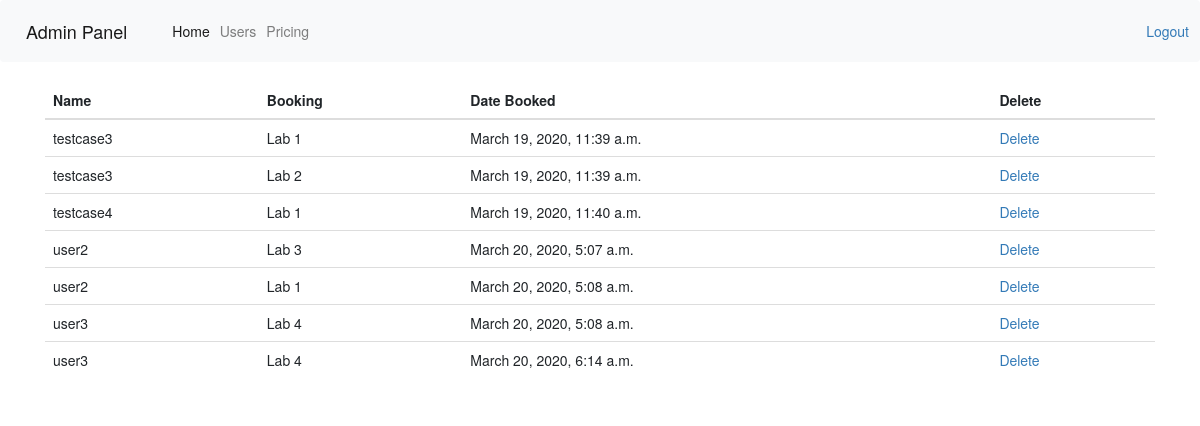
/adminp/ (signed in), run on the app's committed database.
### obsapp/models.py (models this page shows, shortened)
class Book(models.Model):
    customer=models.ForeignKey(Customer , null=True, on_delete=models.SET_NULL)
    facility=models.ForeignKey(Facility,null=True, on_delete=models.SET_NULL)
    date=models.DateTimeField(auto_now=True,null=True)

class Customer(models.Model):
    user=models.OneToOneField(User,null=True , on_delete=models.CASCADE)
    name=models.CharField(max_length=200,null=True)
    phone=models.CharField(max_length=200,null=True)
    email=models.CharField(max_length=200,null=True)
    date=models.DateTimeField(auto_now=True,null=True)
    def __str__(self):
        return self.name

class Facility(models.Model):
    fname=models.CharField(max_length=200,null=True)
    date=models.DateTimeField(auto_now=True,null=True)
    def __str__(self):
        return self.fname

### obsapp/decorators.py (the view)
    def wrapper_func(request,*args,**kwargs):
        group=None
        if request.user.groups.exists():
            group=request.user.groups.all()[0].name
        if group=='user':
            return redirect('')
        if group=='admin':
            return view_func(request,*args,**kwargs)

### obsapp/views.py (called while the page is built)
@admin_only
def adminPage(request):
    bookings=Book.objects.all()
    customer=Customer.objects.all()
    context={ 'bookings':bookings }
    return render(request,'adminpage.html',context)

### obsapp/templates/adminpage.html (shortened to what this page needs)
<!DOCTYPE html>
<html lang="en" dir="ltr">
  <head>
    <link rel="stylesheet" href="https://stackpath.bootstrapcdn.com/bootstrap/4.4.1/css/bootstrap.min.css">
    <link rel="stylesheet" href="https://stackpath.bootstrapcdn.com/bootstrap/4.4.1/css/bootstrap.min.css">
    <link rel="stylesheet" href="https://stackpath.bootstrapcdn.com/bootstrap/4.4.1/js/bootstrap.min.js">
    <link rel="stylesheet" href="https://stackpath.bootstrapcdn.com/bootstrap/4.4.1/js/bootstrap.bundle.min.js">
    <link rel="stylesheet" href="https://stackpath.bootstrapcdn.com/bootstrap/3.4.1/css/bootstrap.min.css">
    <link rel="stylesheet" href="https://stackpath.bootstrapcdn.com/bootstrap/3.4.1/css/bootstrap-theme.min.css">
  </head>
  <body>
    <nav class="navbar navbar-expand-lg navbar-light bg-light">
  <a class="navbar-brand" href="#">Admin Panel</a>
  <div class="collapse navbar-collapse" id="navbarNav">
    <ul class="navbar-nav">
      <li class="nav-item active">
        <a class="nav-link" href="#">Home</a>
      </li>
      <li class="nav-item">
        <a class="nav-link" href="{% url 'userd' %}">Users</a>
      </li>
      <li class="nav-item">
        <a class="nav-link" href="#">Pricing</a>
      </li>
    </ul>
  </div>
  <span id="log"><a href="{% url 'logout' %}">Logout</a></span>
</nav>
    <div class="container">
        <table class="table">
      <thead>
        <tr>
          <th scope="col">Name</th>
          <th scope="col">Booking</th>
          <th scope="col">Date Booked</th>
          <th scope='col'>Delete</th>
        </tr>
        {% for i in bookings %}
        <tr>
          <td>{{i.customer}}</td>
          <td>{{i.facility}}</td>
          <td>{{i.date}}</td>
          <td><a href="{% url 'delete' i.id %}">Delete</a></td>
        </tr>
        {% endfor%}
      </thead>
    </table>
</div>
  </body>
</html>

### data on the page
Book: customer "testcase3", facility "Lab 1", date "March 19, 2020, 11:39 a.m."
Book: customer "testcase3", facility "Lab 2", date "March 19, 2020, 11:39 a.m."
Book: customer "testcase4", facility "Lab 1", date "March 19, 2020, 11:40 a.m."
Book: customer "user2", facility "Lab 3", date "March 20, 2020, 5:07 a.m."
Book: customer "user2", facility "Lab 1", date "March 20, 2020, 5:08 a.m."
Book: customer "user3", facility "Lab 4", date "March 20, 2020, 5:08 a.m."
Book: customer "user3", facility "Lab 4", date "March 20, 2020, 6:14 a.m."
